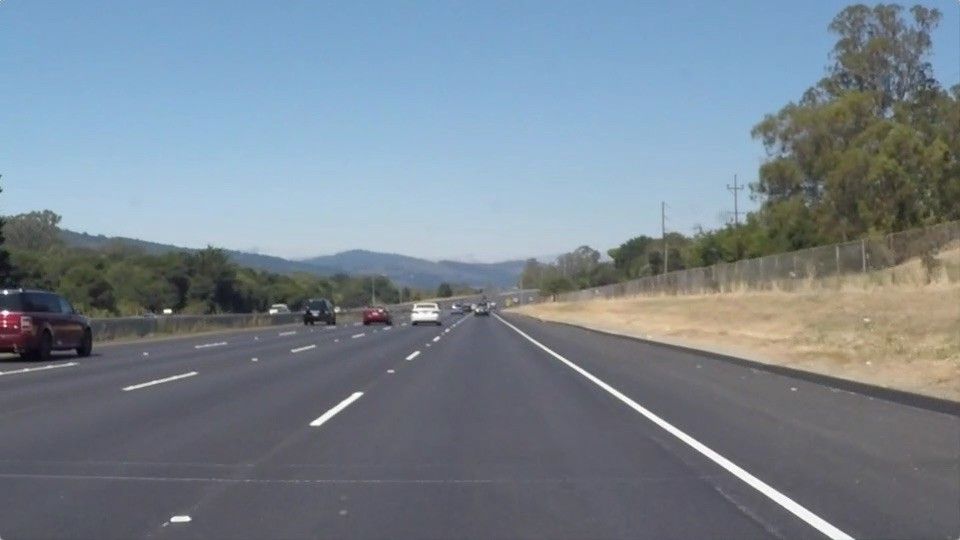
//> input picture lane_detection_image.jpeg, 960 x 540 px
$ ./feature_extraction_old   (built with g++ and OpenCV 4)
//> lines starting //> are read from the running program, lines starting //| are printed output that depends on the picture; after the words box and inside, x2 and y2 are one past the last pixel; in counts of white or black regions, pixels touching at a corner belong together
#include <stdio.h>
#include <stdlib.h>
#include <string.h>
#include <unistd.h>
#include <iostream>
#include "linefinder.h"

#include <opencv2/core/core.hpp>
#include <opencv2/highgui/highgui.hpp>
#include <opencv2/imgproc/imgproc.hpp>

using namespace cv;
using namespace std;

#define HRES 640
#define VRES 480

int lowThreshold = 30;
int const max_lowThreshold = 100;
int kernel_size = 3;
int edgeThresh = 1;
int threshold_ratio = 3;

const char fileName[] = "./lane_detection_image.jpeg";
// Transform display window
char display_window_name[] = "Display Window";

Mat image;
Mat result_image, gray_image, canny_image;
Mat res;

void CannyThreshold(int, void*);
void ApplyHoughtransform(int, void*, Mat &in_image);
void define_region_of_interest(Mat &in_image);
void draw_lines(Mat &in_image);
void DrawHoughLines(Mat &in_image);

int crestCount = 0, frameSkip = 0;;

int main(void)
{
    /* Using a reference image and working with that for now */
    image = imread(fileName, CV_LOAD_IMAGE_COLOR);
//> image is the input picture: 540 rows x 960 cols, CV_8UC3; mean B, G, R 143.7, 132.5, 120.3

    if(!image.data)                              // Check for invalid input
    {
        cout << "could not open " << fileName << endl;
        return -1;
    }

    namedWindow(display_window_name, WINDOW_AUTOSIZE );// Create a window for display.
    imshow(display_window_name, image );                   // Show our image inside it.

    waitKey(0);                                          // Wait for a keystroke in the window

    CannyThreshold(0, 0);

    waitKey(0);


    //waitKey(0);

    DrawHoughLines(canny_image);


    //draw_lines(image);

    waitKey(0);

    return 0;
}


void CannyThreshold(int, void*)
{
    //Mat inv_image;

    cvtColor(image, gray_image, CV_RGB2GRAY);
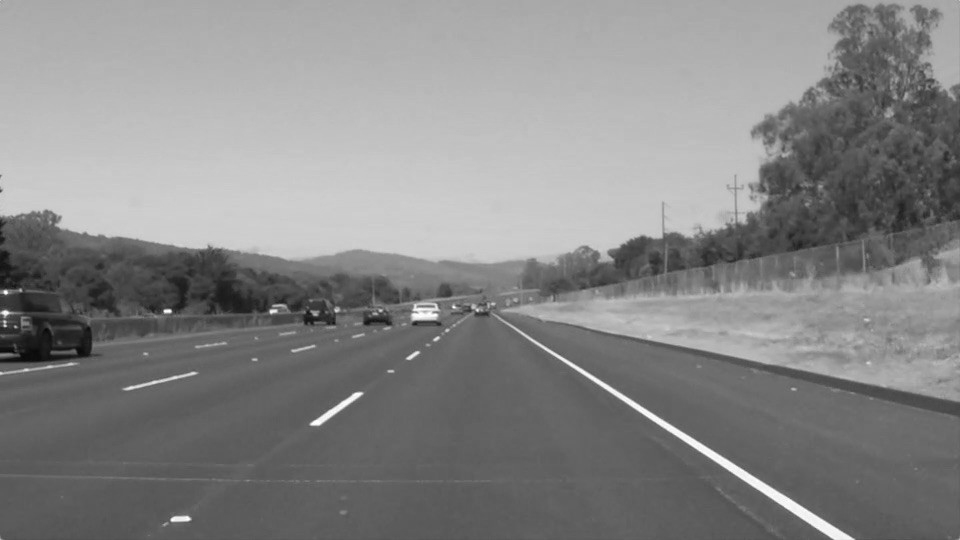
//> gray_image: 540 rows x 960 cols, CV_8UC1; min 4, max 255, mean 134.5

    /// Reduce noise with a kernel 3x3
    blur(gray_image, canny_image, Size(3,3) );

    /// Canny detector
    Canny(canny_image, canny_image, lowThreshold, lowThreshold*threshold_ratio, kernel_size );
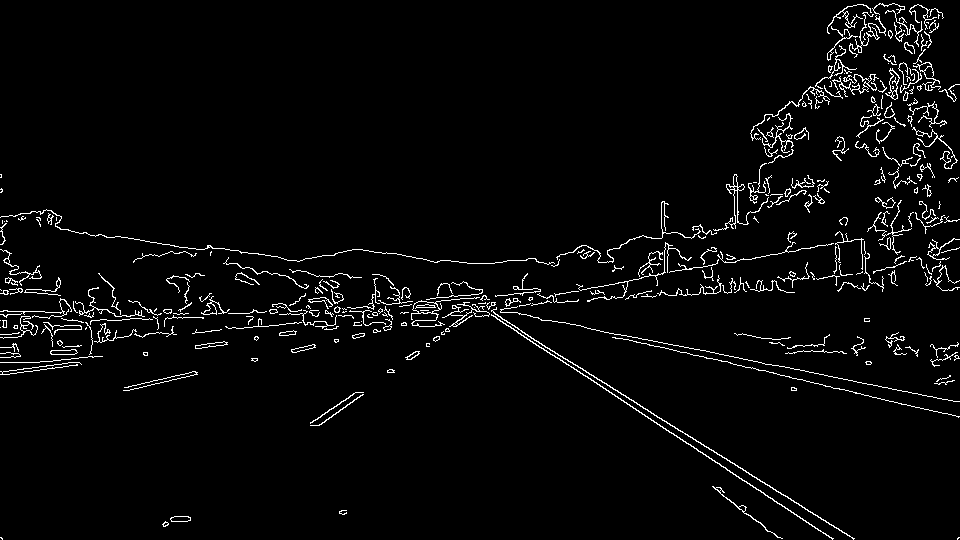
//> canny_image: 540 rows x 960 cols, CV_8UC1; 3.3% white in thin lines or dots

    //threshold(canny_image, canny_image, 128,255,THRESH_BINARY_INV);

    /// Using Canny's output as a mask, we display our result
    result_image = Scalar::all(0);

    image.copyTo(result_image, canny_image);
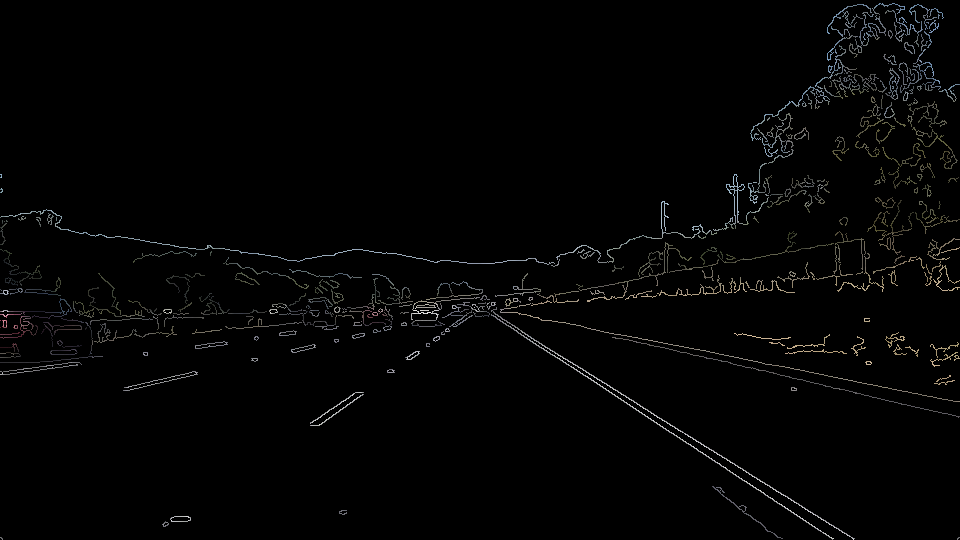
//> result_image: 540 rows x 960 cols, CV_8UC3; mean B, G, R 3.6, 3.7, 3.7
//> after the loop in DrawHoughLines, `while(lines.size() < 4 && houghVote > 0)`: houghVote = 220
//| 220

    //namedWindow("Canny Display Window", WINDOW_AUTOSIZE );// Create a window for display.
    //imshow("Canny Display Window", result_image);

    //imshow(display_window_name, result_image);

}

void define_region_of_interest(Mat &in_image)
{
   Mat black(in_image.rows, in_image.cols, in_image.type(), cv::Scalar::all(0));
   Mat mask(in_image.rows, in_image.cols, CV_8UC1, cv::Scalar(0));

   Point P1(in_image.cols*0.4, in_image.rows*0.6);
//> P1 = Point(384, 324)
   Point P2(in_image.cols*0.6, in_image.rows*0.6);
//> P2 = Point(576, 324)
   Point P3(in_image.cols*0.9, in_image.rows*0.95);
//> P3 = Point(864, 513)
   Point P4(in_image.cols*0.1, in_image.rows*0.95);
//> P4 = Point(96, 513)

   vector< vector<Point> >  co_ordinates;
   co_ordinates.push_back(vector<Point>());
   co_ordinates[0].push_back(P1);
//> co_ordinates = 1 contour, all with area under 20
   co_ordinates[0].push_back(P2);
   co_ordinates[0].push_back(P3);
   co_ordinates[0].push_back(P4);
   drawContours(mask,co_ordinates,0, Scalar(255),CV_FILLED, 8 );
//> mask: 540 rows x 960 cols, CV_8UC1; 17.6% white; 1 white region, box (x1, y1, x2, y2) and area: (96, 324, 865, 514) 91489

   black.copyTo(in_image, mask);
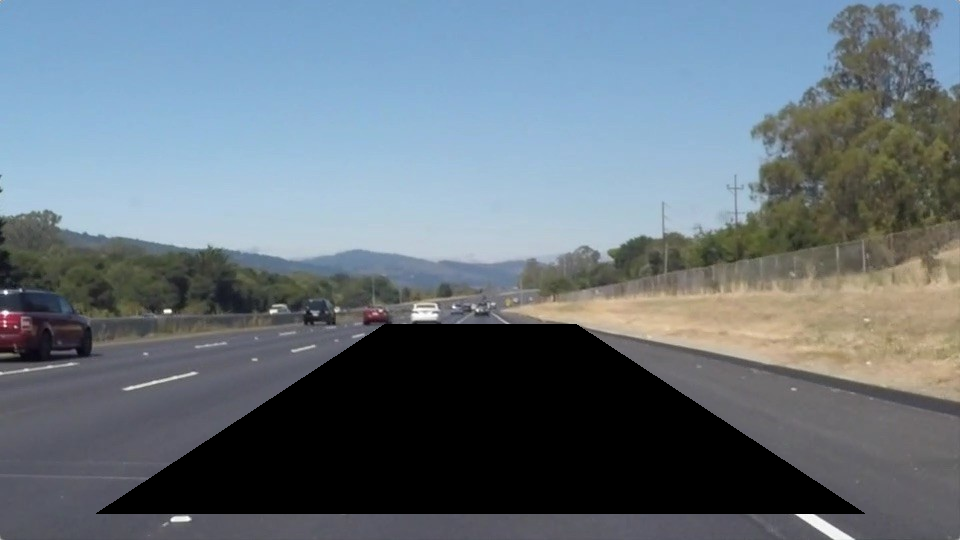
//> in_image: 540 rows x 960 cols, CV_8UC3; 17.65% of pixels changed, all inside (x1, y1, x2, y2) = (96, 324, 865, 514)

   bitwise_and(canny_image, mask, res);
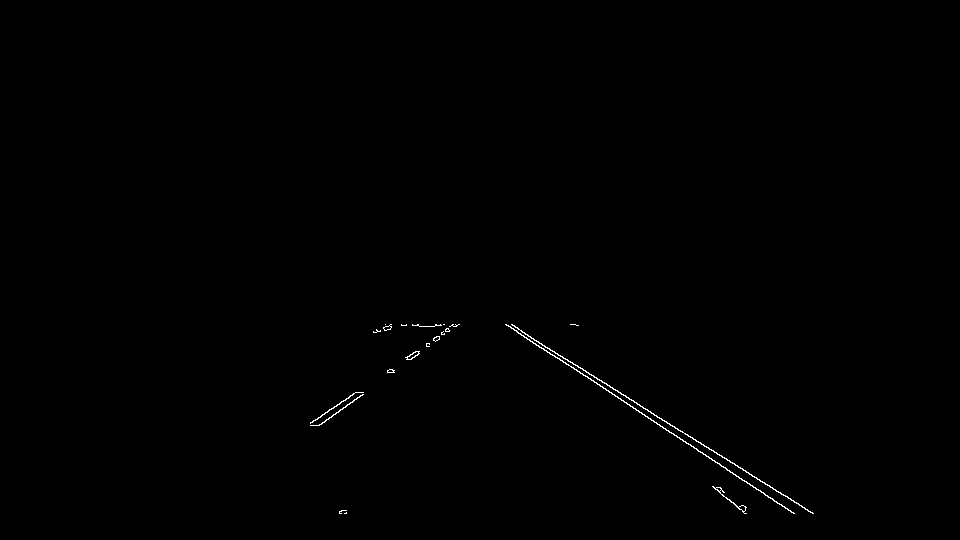
//> res: 540 rows x 960 cols, CV_8UC1; 0.28% white in thin lines or dots, all inside (x1, y1, x2, y2) = (310, 324, 814, 514)

   /// Show in a window
   //namedWindow( "Contours", CV_WINDOW_AUTOSIZE );
   //imshow( "Contours", res );

}

void DrawHoughLines(Mat &in_image)
{
#if 0

    vector<Vec4i> lines;
    Mat mat_image(in_image);

    HoughLinesP(canny_image, lines, 1, CV_PI/180, 50, 20, 10);

#if 0
    for( size_t i = 0; i < lines.size(); i++ )
    {
	    Vec4i l = lines[i];
	    line(mat_image, Point(l[0], l[1]), Point(l[2], l[3]), Scalar(0,0,255), 3, CV_AA);
    }
#endif

   namedWindow( "Hough Transform", CV_WINDOW_AUTOSIZE );
   imshow( "Hough Transform", in_image );
#endif

   int houghVote = 200;
   int top = 0;
   int left = 0;
   int width = 800;
   int height = 600;

   vector<Vec2f> lines;
   if (houghVote < 1 or lines.size() > 2) { // we lost all lines. reset
	houghVote = 300;
   }
   else
   {
	houghVote += 25;
   }

   while(lines.size() < 4 && houghVote > 0){
	HoughLines(in_image,lines,1,CV_PI/180, houghVote);
	houghVote -= 5;
   }

   cout << houghVote << "\n";

   define_region_of_interest(image);

   Mat result(res.size(),CV_8U,Scalar(255));
   res.copyTo(result);

   // Draw the lines
   vector<Vec2f>::const_iterator it= lines.begin();
   Mat hough(res.size(),CV_8U,Scalar(0));
   while (it!=lines.end()) {

	   float rho= (*it)[0];   // first element is distance rho
	   float theta= (*it)[1]; // second element is angle theta

	   if ( (theta > 0.09 && theta < 1.48) || (theta < 3.14 && theta > 1.66) ) { // filter to remove vertical and horizontal lines

		   // point of intersection of the line with first row
		   Point pt1(rho/cos(theta),0);
		   // point of intersection of the line with last row
		   Point pt2((rho-result.rows*sin(theta))/cos(theta),result.rows);
		   // draw a line: Color = Scalar(R, G, B), thickness
		   line( result, pt1, pt2, Scalar(255,255,255), 1);
		   line( hough, pt1, pt2, Scalar(255,255,255), 1);
	   }

	   //std::cout << "line: (" << rho << "," << theta << ")\n";
	   ++it;
   }
//> this loop made 5 passes
//> (rho, theta, pt1, pt2) on passes 1 to 4: (4, 2.13, Point(-7, 0), Point(856, 540)), (-3, 2.15, Point(5, 0), Point(837, 540)), (210, 1.76, Point(-1100, 0), Point(1677, 540)), (190, 1.8, Point(-844, 0), Point(1494, 540))
//> (rho, theta) on pass 5: (348, 1.48)
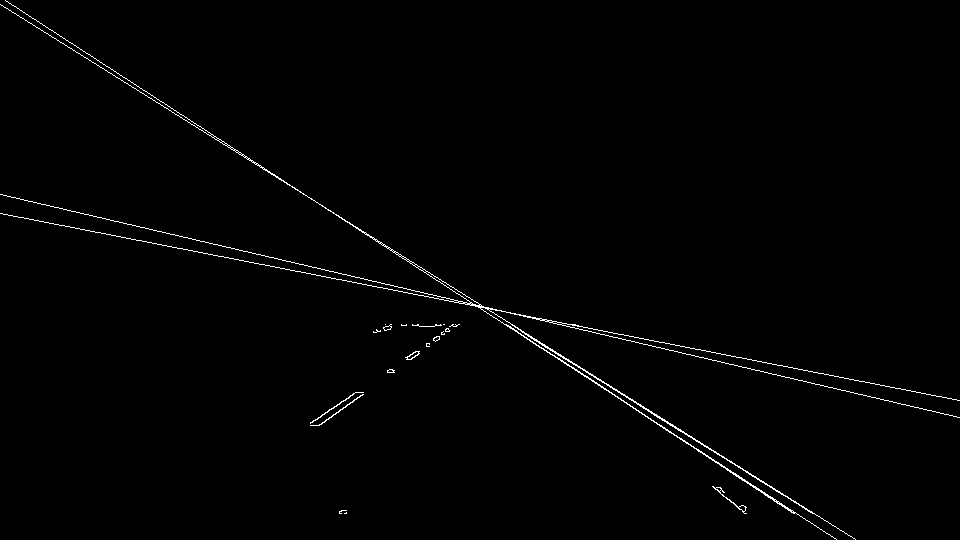
//> result: 540 rows x 960 cols, CV_8UC1; 0.89% white in thin lines or dots
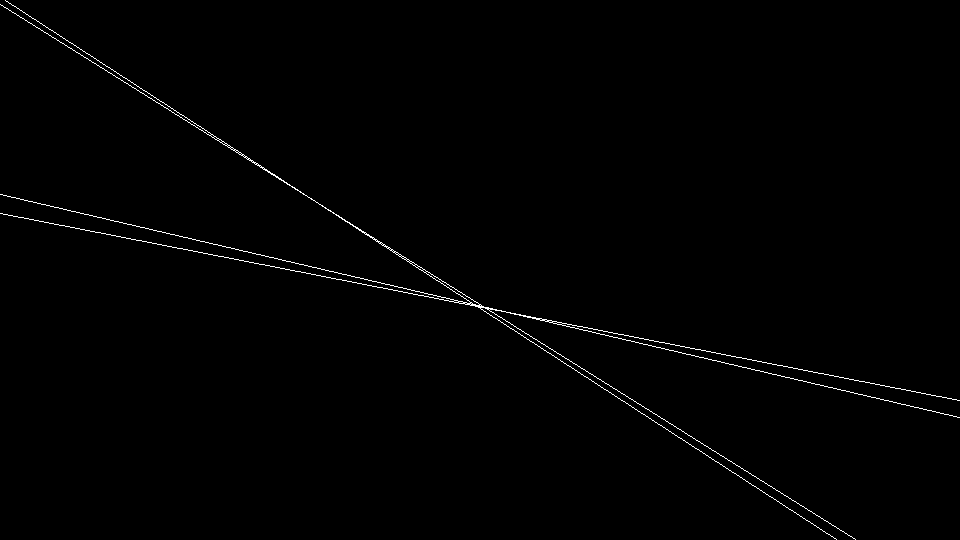
//> hough: 540 rows x 960 cols, CV_8UC1; 0.68% white in thin lines or dots

   //namedWindow("Detected Lines with Hough");
   //imshow("Detected Lines with Hough",hough);

//> (the run ends here: the program needs code that is not available in this run, at `LineFinder ld;`)

$ run again, with lane_image_1.jpg copied over lane_detection_image.jpeg
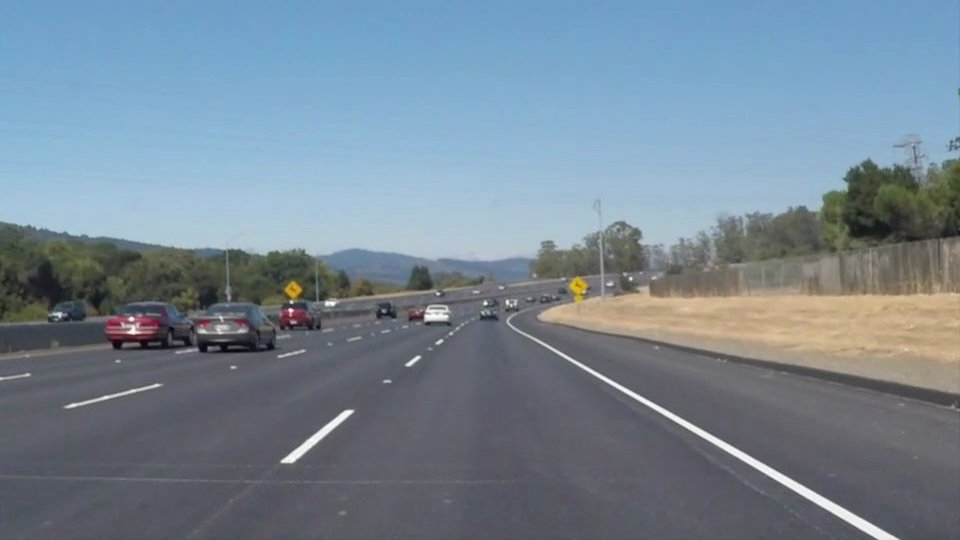
//> input picture lane_image_1.jpg, 960 x 540 px
//> image is the input picture: 540 rows x 960 cols, CV_8UC3; mean B, G, R 148.1, 134.5, 118.5
//> after the loop in DrawHoughLines, `while(lines.size() < 4 && houghVote > 0)`: houghVote = 220
//| 220
//> mask: 540 rows x 960 cols, CV_8UC1; 17.6% white; 1 white region, box (x1, y1, x2, y2) and area: (96, 324, 865, 514) 91489
//> in_image: 540 rows x 960 cols, CV_8UC3; 17.65% of pixels changed, all inside (x1, y1, x2, y2) = (96, 324, 865, 514)
//> res: 540 rows x 960 cols, CV_8UC1; 0.32% white in thin lines or dots, all inside (x1, y1, x2, y2) = (280, 324, 854, 514)
//> the loop in DrawHoughLines, `while (it!=lines.end())` made 9 passes
//> (rho, theta, pt1, pt2) on passes 1, 2, 3, 7, 8, 9: (36, 2.08, Point(-74, 0), Point(899, 540)), (28, 2.09, Point(-55, 0), Point(879, 540)), (221, 1.75, Point(-1272, 0), Point(1789, 540)), (335, 1.47, Point(3204, 0), Point(-1932, 540)), (200, 1.78, Point(-961, 0), Point(1578, 540)), (351, 1.45, Point(2880, 0), Point(-1517, 540))
//> after the loop in DrawHoughLines, `while (it!=lines.end())`:
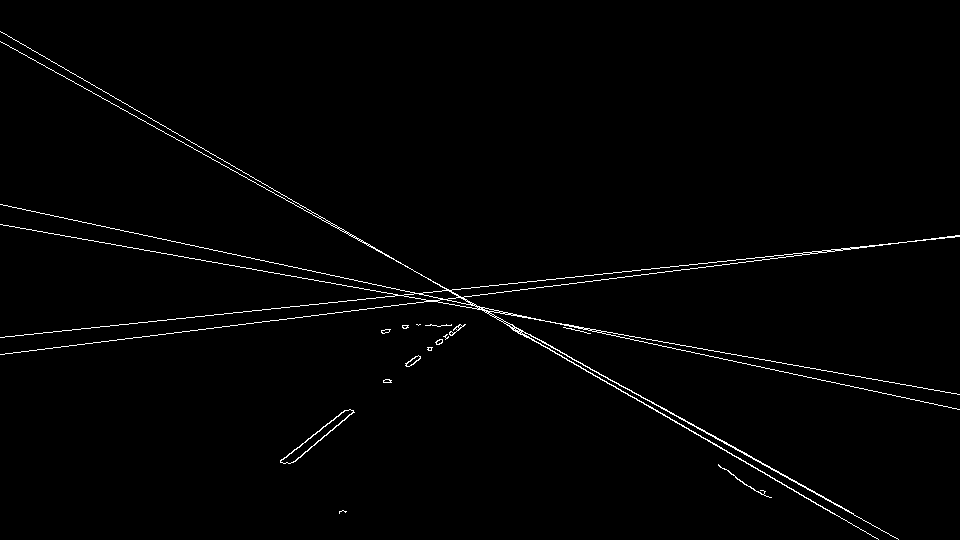
//> result: 540 rows x 960 cols, CV_8UC1; 1.3% white in thin lines or dots
//> after the loop in DrawHoughLines, `while (it!=lines.end())`:
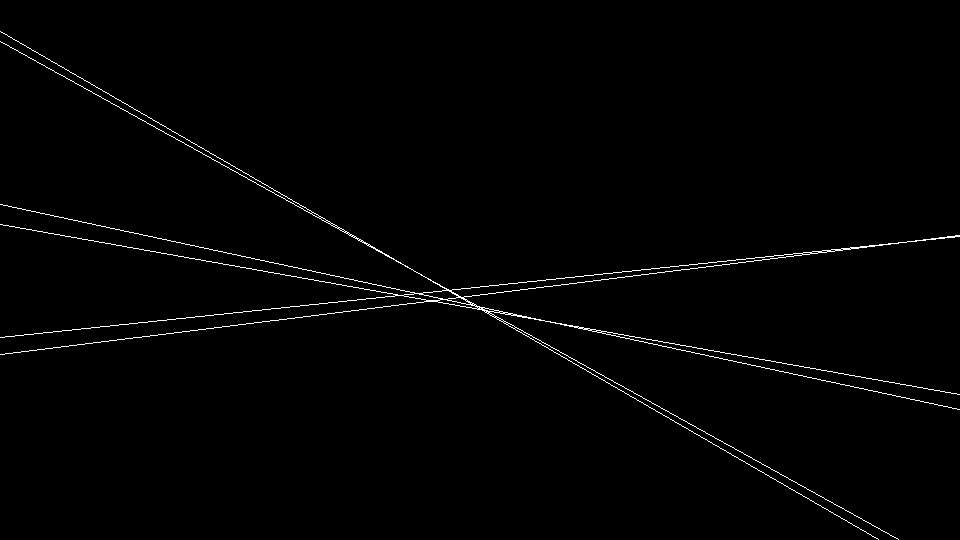
//> hough: 540 rows x 960 cols, CV_8UC1; 1.1% white in thin lines or dots

$ run again, with lane_image_2.jpg copied over lane_detection_image.jpeg
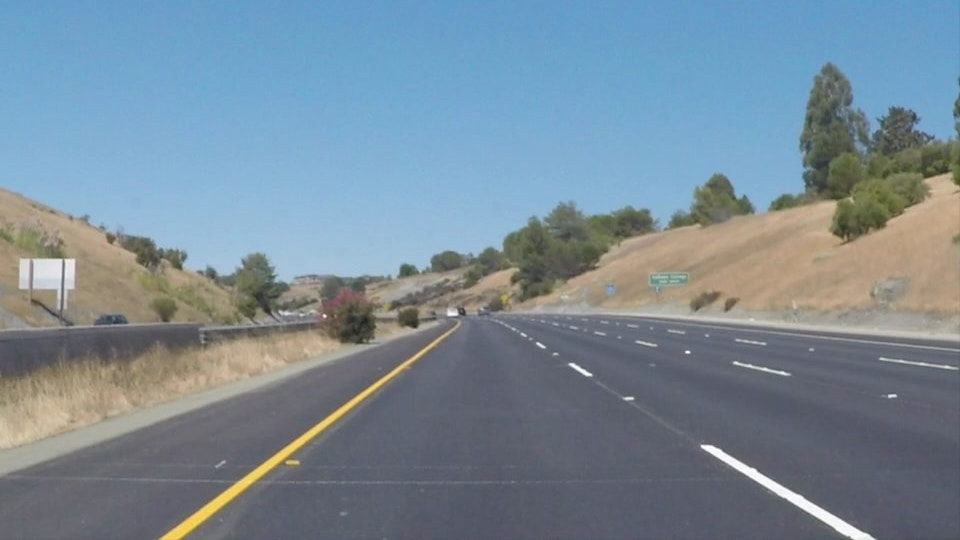
//> input picture lane_image_2.jpg, 960 x 540 px
//> image is the input picture: 540 rows x 960 cols, CV_8UC3; mean B, G, R 151.5, 138.6, 120.7
//> after the loop in DrawHoughLines, `while(lines.size() < 4 && houghVote > 0)`: houghVote = 220
//| 220
//> mask: 540 rows x 960 cols, CV_8UC1; 17.6% white; 1 white region, box (x1, y1, x2, y2) and area: (96, 324, 865, 514) 91489
//> in_image: 540 rows x 960 cols, CV_8UC3; 17.65% of pixels changed, all inside (x1, y1, x2, y2) = (96, 324, 865, 514)
//> res: 540 rows x 960 cols, CV_8UC1; 0.36% white in thin lines or dots, all inside (x1, y1, x2, y2) = (194, 324, 832, 514)
//> the loop in DrawHoughLines, `while (it!=lines.end())` made 8 passes
//> (rho, theta, pt1, pt2) on passes 1, 3, 4: (450, 1.24, Point(1382, 0), Point(-186, 540)), (536, 0.925, Point(890, 0), Point(174, 540)), (530, 0.942, Point(901, 0), Point(158, 540))
//> after the loop in DrawHoughLines, `while (it!=lines.end())`:
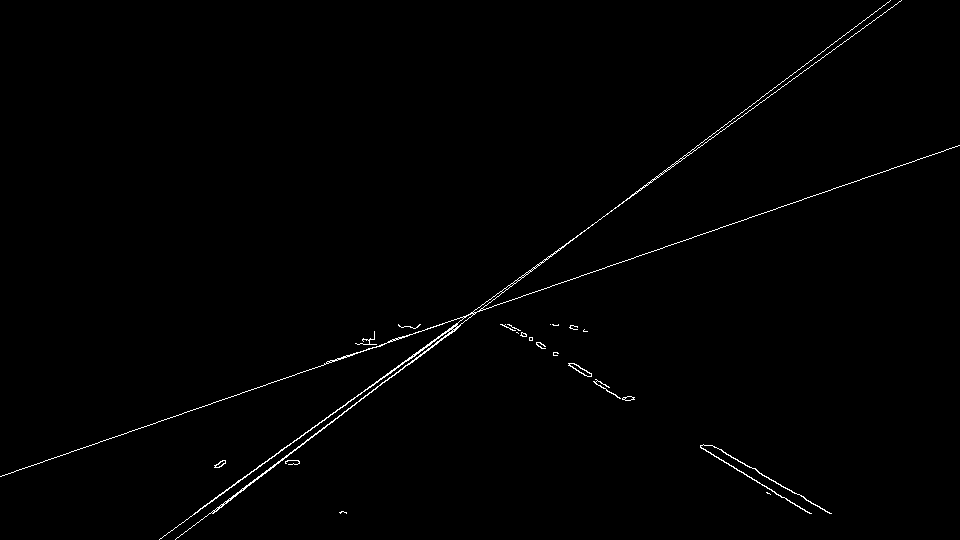
//> result: 540 rows x 960 cols, CV_8UC1; 0.74% white in thin lines or dots
//> after the loop in DrawHoughLines, `while (it!=lines.end())`:
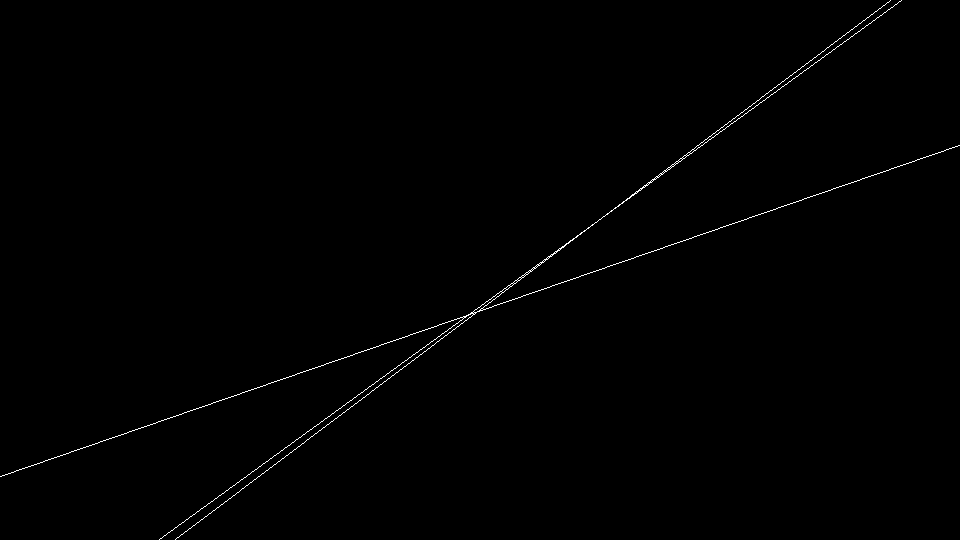
//> hough: 540 rows x 960 cols, CV_8UC1; 0.46% white in thin lines or dots
